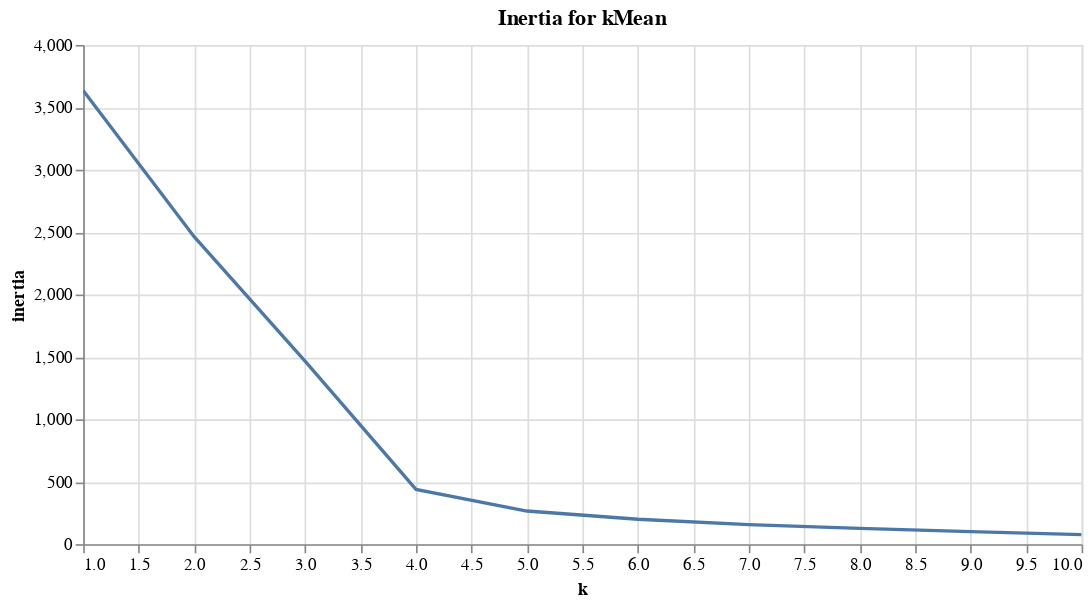

The notebook cell this image was saved under:
### Markdown cell above
### Clustering Crytocurrencies Using K-Means

#### Find the Best Value for `k` Using the Elbow Curve

### Code cell
inertia = []
k = list(range(1, 11))

# Calculate the inertia for the range of k values
for i in k:
    model =  KMeans(n_clusters=i, random_state=42)
    model.fit(pca_df)
    inertia.append(model.inertia_)

# Create the DataFrame from the elbow data
elbow_df = pd.DataFrame({'k':k, 'inertia':inertia}).set_index('k')


alt.Chart(elbow_df.reset_index()).mark_line().encode(
    x='k',
    y='inertia'
).interactive().properties(
    title="Inertia for kMean",
    width=600,
    height=300,
)

### Figure 1 — Vega-Lite specification as saved in the notebook (floating-point values rounded to 4 significant figures)
{"config": {"view": {"continuousWidth": 400, "continuousHeight": 300}}, "data": {"name": "data-bf34b31fb0210c8dc35577b22dd0d63e"}, "mark": "line", "encoding": {"x": {"field": "k", "type": "quantitative"}, "y": {"field": "inertia", "type": "quantitative"}}, "height": 300, "selection": {"selector023": {"type": "interval", "bind": "scales", "encodings": ["x", "y"]}}, "title": "Inertia for kMean", "width": 600, "$schema": "https://vega.github.io/schema/vega-lite/v4.17.0.json", "datasets": {"data-bf34b31fb0210c8dc35577b22dd0d63e": [{"k": 1, "inertia": 3636.0}, {"k": 2, "inertia": 2464.0}, {"k": 3, "inertia": 1466.0}, {"k": 4, "inertia": 438.9}, {"k": 5, "inertia": 265.4}, {"k": 6, "inertia": 199.3}, {"k": 7, "inertia": 156.1}, {"k": 8, "inertia": 126.3}, {"k": 9, "inertia": 100.1}, {"k": 10, "inertia": 76.14}]}}
